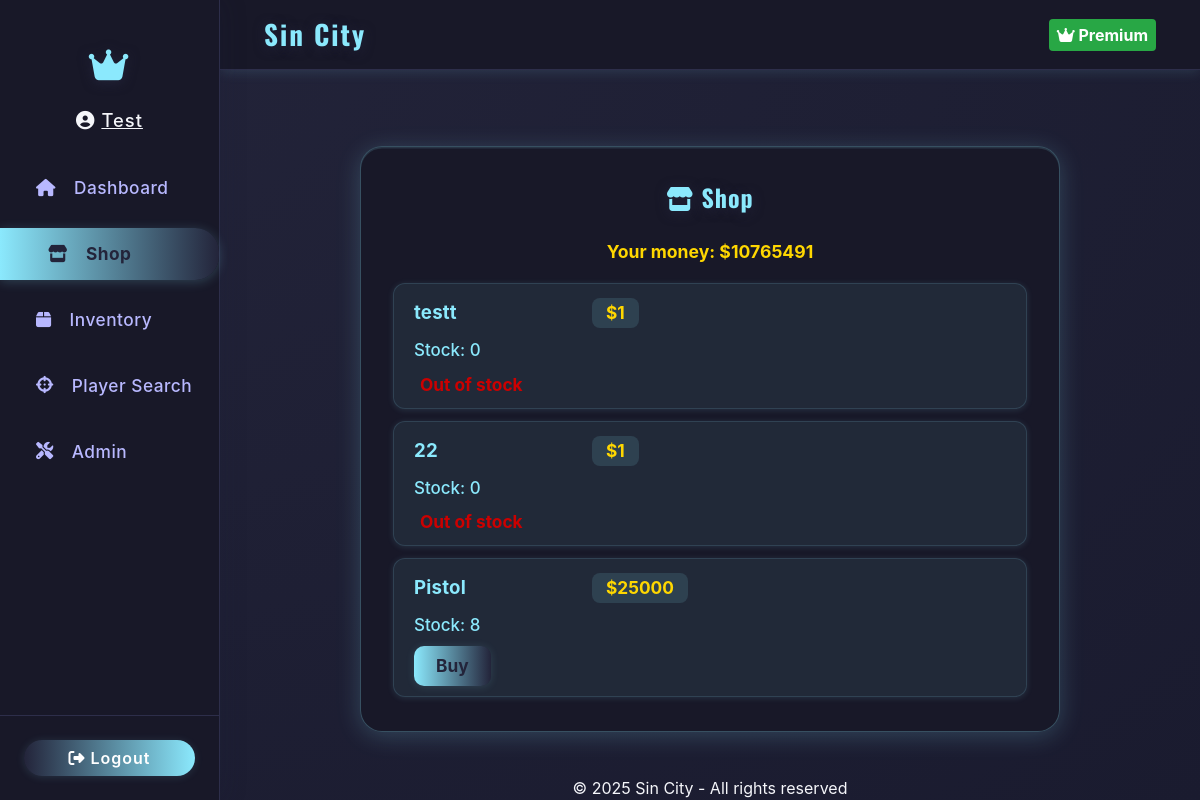
/shop (signed in), run on the app's committed database.
### app.py (models this page shows, shortened)
class Character(db.Model):
    id = db.Column(db.Integer, primary_key=True)
    master_id = db.Column(db.Integer, db.ForeignKey('master_account.id'), nullable=False)
    name = db.Column(db.String(32), nullable=False)
    health = db.Column(db.Integer, default=100)
    money = db.Column(db.Integer, default=0)
    level = db.Column(db.Integer, default=1)
    is_alive = db.Column(db.Boolean, default=True)

class User(db.Model, UserMixin):
    __tablename__ = 'user'
    id = db.Column(db.Integer, primary_key=True)
    username = db.Column(db.String(150), unique=True, nullable=False)
    password_hash = db.Column(db.String(150), nullable=False)
    crew_id = db.Column(db.Integer, db.ForeignKey('crew.id'), nullable=True)
    xp = db.Column(db.Integer, default=0)
    level = db.Column(db.Integer, default=1)
    money = db.Column(db.Integer, default=0)
    last_seen = db.Column(db.DateTime, default=datetime.utcnow)
    last_earned = db.Column(db.DateTime, default=None, nullable=True)
    is_admin = db.Column(db.Boolean, default=False)
    premium = db.Column(db.Boolean, default=False)
    premium_until = db.Column(db.DateTime, nullable=True)
    last_known_ip = db.Column(db.String(45))
    health = db.Column(db.Integer, default=100)
    gun_id = db.Column(db.Integer, db.ForeignKey('shop_item.id'), nullable=True)
    gun = db.relationship('ShopItem', foreign_keys=[gun_id])

class ShopItem(db.Model):
    id = db.Column(db.Integer, primary_key=True)
    name = db.Column(db.String(64), nullable=False)
    description = db.Column(db.String(256))
    price = db.Column(db.Integer, nullable=False)
    stock = db.Column(db.Integer, nullable=False, default=0)
    is_gun = db.Column(db.Boolean, default=False)
    damage = db.Column(db.Integer, default=0)

### app.py (the view, shortened to what this page needs)
@app.route('/shop', methods=['GET', 'POST'])
@login_required
def shop():
    items = ShopItem.query.all()
    message = None
    return render_template('shop.html', items=items, message=message)

### app.py (called while the page is built)
@app.before_request
def update_last_seen():
    if current_user.is_authenticated:
        current_user.last_seen = datetime.utcnow()
        db.session.commit()

@app.before_request
def check_character_alive():
    if current_user.is_authenticated:
        char = Character.query.filter_by(master_id=current_user.id).first()
        if not char or not char.is_alive:
            if request.endpoint not in ('create_character', 'logout', 'static'):
                return redirect(url_for('create_character'))

@login_manager.user_loader
def load_user(user_id):
    return db.session.get(User, int(user_id))

@app.context_processor
def inject_current_character():
    from flask_login import current_user
    if current_user.is_authenticated:
        character = Character.query.filter_by(master_id=current_user.id, is_alive=True).first()
        return dict(current_character=character)
    return dict(current_character=None)

### templates/shop.html (shortened to what this page needs)
{% extends "base.html" %}
{% block content %}
<div class="shop-container">
    <div class="shop-title"><i class="fas fa-store"></i> Shop</div>
    <span class="shop-money">Your money: ${{ current_user.money }}</span>
    <ul class="shop-list">
      {% for item in items %}
      <li class="shop-item">
        <div class="shop-item-header">
          <span class="shop-item-name">{{ item.name }}</span>
          <span class="shop-item-price">${{ item.price }}</span>
        </div>
        <div class="shop-item-stock">Stock: {{ item.stock }}</div>
        <div class="shop-item-actions">
          {% if item.stock > 0 %}
          <form method="post">
            <button type="submit" class="shop-buy-btn">Buy</button>
          </form>
          {% else %}
          <span class="shop-out">Out of stock</span>
          {% endif %}
        </div>
      </li>
      {% endfor %}
    </ul>
</div>
{% endblock %}

### templates/base.html (shortened to what this page needs)
<!DOCTYPE html>
<html lang="en">
<head>
  <link rel="stylesheet" href="https://cdn.jsdelivr.net/npm/bootstrap@4.6.2/dist/css/bootstrap.min.css">
  <link rel="stylesheet" href="https://cdnjs.cloudflare.com/ajax/libs/font-awesome/6.4.2/css/all.min.css">
</head>
<body>
  <div class="layout-root">
    <nav class="sidebar">
      <div class="sidebar-header">
        <i class="fas fa-crown"></i>
      </div>
      {% if current_user.is_authenticated %}
      <div class="sidebar-user">
        <i class="fas fa-user-circle"></i>
          <a href="{{ url_for('profile', username=current_user.username) }}" style="color:inherit;text-decoration:underline;">
          {{ current_character.name }}
          </a>
      </div>
      {% endif %}
      <div class="sidebar-nav">
        <a href="{{ url_for('dashboard') }}" class="{% if request.endpoint == 'dashboard' %}active{% endif %}">
          <i class="fas fa-home"></i> <span>Dashboard</span>
        </a>
        <a href="{{ url_for('shop') }}" class="{% if request.endpoint == 'shop' %}active{% endif %}">
          <i class="fas fa-store"></i> <span>Shop</span>
        </a>
        <a href="{{ url_for('inventory') }}" class="{% if request.endpoint == 'inventory' %}active{% endif %}">
          <i class="fas fa-box"></i> <span>Inventory</span>
        </a>
        <a href="{{ url_for('player_search') }}" class="{% if request.endpoint == 'player_search' %}active{% endif %}">
            <i class="fas fa-crosshairs"></i> <span>Player Search</span>
        </a>
        {% if current_user.is_authenticated and current_user.is_admin %}
        <a href="{{ url_for('admin.index') }}" class="{% if request.endpoint == 'admin.index' %}active{% endif %}">
          <i class="fas fa-tools"></i> <span>Admin</span>
        </a>
        {% endif %}
      </div>
      <div class="sidebar-footer">
        {% if current_user.is_authenticated %}
        <a href="{{ url_for('logout') }}" class="btn"><i class="fas fa-sign-out-alt"></i> Logout</a>
        {% endif %}
      </div>
    </nav>
    <div class="main-area">
      <header class="topbar">
        <span class="topbar-title">
          {% block topbar_title %}Sin City{% endblock %}
        </span>
        <div class="topbar-actions">
          {% block topbar_actions %}
          {% if current_user.is_authenticated and not current_user.premium %}
          <form action="{{ url_for('upgrade') }}" method="post" class="d-inline">
            <button type="submit" class="btn">
              <i class="fas fa-star"></i> Upgrade
            </button>
          </form>
          {% elif current_user.is_authenticated and current_user.premium %}
          <span class="badge badge-success p-2" style="font-size:1em;">
            <i class="fas fa-crown"></i> Premium
          </span>
          {% endif %}
          {% endblock %}
        </div>
      </header>
      <main class="content-area">
        {% block content %}{% endblock %}
      </main>
      <footer>
        &copy; {{ current_year if current_year else "2025" }} Sin City - All rights reserved
      </footer>
    </div>
  </div>
</body>
</html>

### templates/base.html (style rules this page uses)
body { background: radial-gradient(ellipse at top left, #23243a 0%, #1a1b2f 100%); color: #f5f6fa; font-family: 'Inter', 'Segoe UI', Arial, sans-serif; margin: 0; padding: 0; min-height: 100vh; width: 100vw; box-sizing: border-box; }
.layout-root { display: flex; min-height: 100vh; width: 100vw; overflow-x: hidden; }
.sidebar { width: 220px; min-width: 60px; background: rgba(25, 25, 40, 0.98); backdrop-filter: blur(16px); box-shadow: 2px 0 24px rgba(30,32,60,0.18); display: flex; flex-direction: column; align-items: stretch; z-index: 100; transition: width 0.2s; border-right: 1px solid #2d2e4a; height: 100vh; position: sticky; top: 0; }
.sidebar .sidebar-header { color: #8be9fd; font-size: 2.2em; font-weight: 900; padding: 36px 0 18px 0; text-align: center; letter-spacing: 2px; font-family: 'Oswald', 'Cinzel', serif; text-shadow: 0 2px 12px #23243a; }
.sidebar .sidebar-user { color: #f5f6fa; text-align: center; margin-bottom: 28px; font-size: 1.15em; font-weight: 500; letter-spacing: 1px; }
.sidebar .sidebar-nav { flex: 1; display: flex; flex-direction: column; gap: 10px; padding: 0 0 0 0; }
.sidebar .sidebar-nav a { color: #b8b8ff; font-size: 1.08em; font-weight: 500; padding: 13px 36px; border-radius: 0 24px 24px 0; margin: 0 0 4px 0; display: flex; align-items: center; gap: 18px; text-decoration: none; transition: background 0.18s, color 0.18s, padding-left 0.18s; position: relative; letter-spacing: 0.5px; white-space: nowrap; }
.sidebar .sidebar-nav a.active, .sidebar .sidebar-nav a:hover { background: linear-gradient(90deg, #8be9fd 0%, #23243a 100%); color: #23243a; font-weight: 700; padding-left: 48px; box-shadow: 0 2px 12px #8be9fd33; }
.sidebar .sidebar-footer { padding: 24px; border-top: 1px solid #2d2e4a; }
.sidebar .sidebar-footer .btn { width: 100%; border-radius: 20px; font-weight: 600; background: linear-gradient(90deg, #23243a 0%, #8be9fd 100%); color: #fff; border: none; transition: background 0.18s, color 0.18s; box-shadow: 0 1px 8px #8be9fd22; letter-spacing: 1px; }
.main-area { flex: 1; display: flex; flex-direction: column; min-width: 0; min-height: 50vh; height: 100vh; box-sizing: border-box; }
.topbar { height: 70px; background: rgba(25, 25, 40, 0.98); backdrop-filter: blur(12px); display: flex; align-items: center; padding: 0 44px; box-shadow: 0 2px 12px #8be9fd22; z-index: 10; position: sticky; top: 0; border-bottom: 1px solid #2d2e4a; min-width: 0; }
.topbar .topbar-title { color: #8be9fd; font-size: 1.7em; font-weight: 900; letter-spacing: 2px; margin-right: 24px; font-family: 'Oswald', 'Cinzel', serif; text-shadow: 0 2px 12px #23243a; }
.topbar .topbar-actions { margin-left: auto; display: flex; gap: 16px; }
.content-area { flex: 1; padding: 40px 40px 32px 40px; min-width: 0; display: flex; flex-direction: column; background: none; }
footer { text-align: center; }

### data on the page
Character: name "Test"
User: money "10765491"
ShopItem: name "testt", price "1", stock "0", shows "Out of stock"
ShopItem: name "22", price "1", stock "0", shows "Out of stock"
ShopItem: name "Pistol", price "25000", stock "8"

### other printed values
{{ current_year if current_year else "2025" }} "2025"
